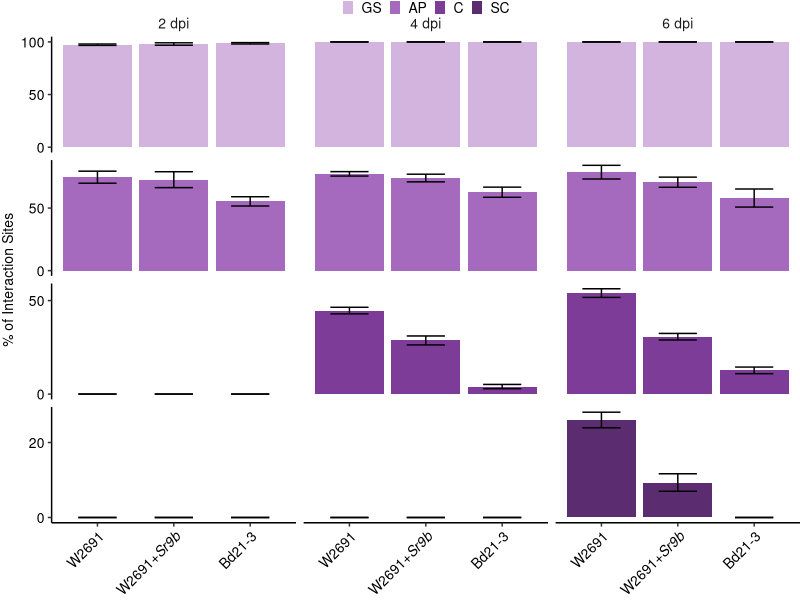

Reproduce this figure in R.
# Figure 1D
## Melania, Marisa, Cory

# Load necessary libraries
library(ggplot2)
library(dplyr)
library(plotrix)
library(scales)

# Change working directory to appropriate location
#setwd("~/Co-expression network analysis")
setwd("~/Documents/GitHub/cory/MPGI/figure1/")

# Read in data
data_1d <- read.delim("fig_1d_data_raw.csv", header = TRUE, sep = ",", colClasses=c(rep("factor", 3), "numeric"))

# Calculate the mean of reps, standard deviation, and standard error
mean_data_1d <- data_1d %>% group_by(Genotype, Dpi, Infection_Structure) %>% summarise_all(funs(mean,sd,std.error))

# Change the levels of 'Infection_Structure' and 'Genotype' for plotting in the right order
mean_data_1d$Infection_Structure <- factor(mean_data_1d$Infection_Structure, levels = c("GS", "AP", "C", "SC"))
mean_data_1d$Genotype <- factor(mean_data_1d$Genotype, levels = c("W2691", "W2691+Sr9b", "Bd21-3"))

# Relabel the days post inoculation
levels(mean_data_1d$Dpi)<-c("2 dpi", "4 dpi", "6 dpi")

# Set theme to be classic
theme_set(theme_classic() + 
            theme(legend.text = element_text(size=10),
                  axis.text = element_text(size=10),
                  axis.title = element_text(size=10),
                  strip.text.x = element_text(size=10),
                  text = element_text(size=10)
                  #axis.title.x = element_text(size=10),
                  #axis.text.y = element_text(size=10),
                  #axis.title.x = element_text(size=10),
                  #axis.title.y = element_text(size=10)
                  )
          )


# Set up plot for Figure 1D
my_labels <- c("W2691", expression(paste("W2691+", italic("Sr9b"))), "Bd21-3")

p_1d <- ggplot(mean_data_1d, aes(x = Genotype,
                             y = mean,
                             fill = Infection_Structure) ) +
  geom_bar(stat = "identity") +
  geom_errorbar(aes(ymin = mean-std.error,
                    ymax = mean+std.error,
                    width=.5) ) +
  scale_fill_manual(values= c("#d2b4de", "#a569bd", "#7d3c98", "#5b2c6f")) +
  facet_grid(Infection_Structure ~ Dpi, scales="free_y") +
  theme(strip.background = element_blank(),
        strip.text.y = element_blank(),
        axis.text.x = element_text(angle=45,
                                   hjust=1),
        legend.position = "top",
        legend.margin=margin(0,0,-15,0),
        legend.box.margin=margin(0,0,0,0),
        legend.title = element_blank(),
        legend.key.size=unit(0.3, "cm"),
        axis.text = element_text(color="black"),
        plot.margin=unit(c(0,0,-.45,.05), "cm") ) +
  ylab("% of Interaction Sites") +
   # scale_y_continuous(breaks=c(0, 25, 50, 75, 100)) +
    scale_y_continuous(breaks = pretty_breaks(n=2))+
    scale_x_discrete(labels = my_labels)

# Print plot for manuscript for Figure 1D
pdf("Fig_1D.pdf", width=3.53, height=3)
p_1d
dev.off()


